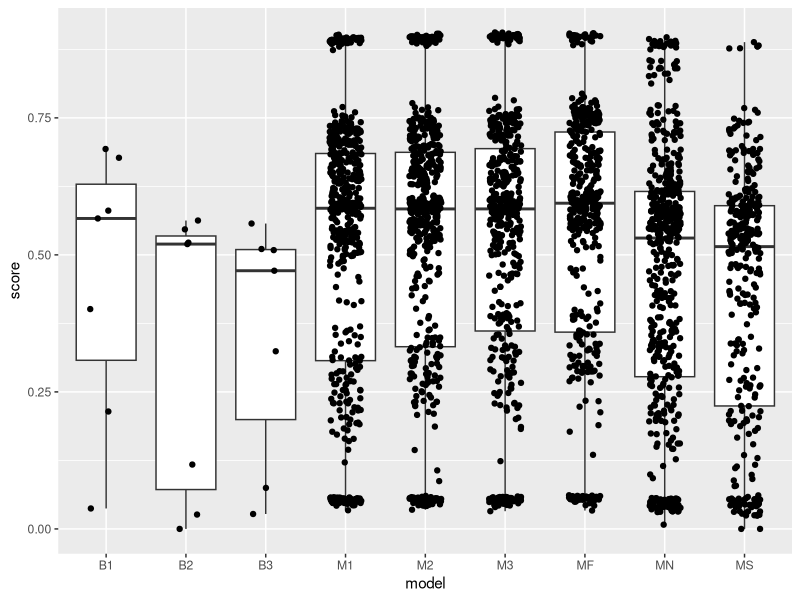
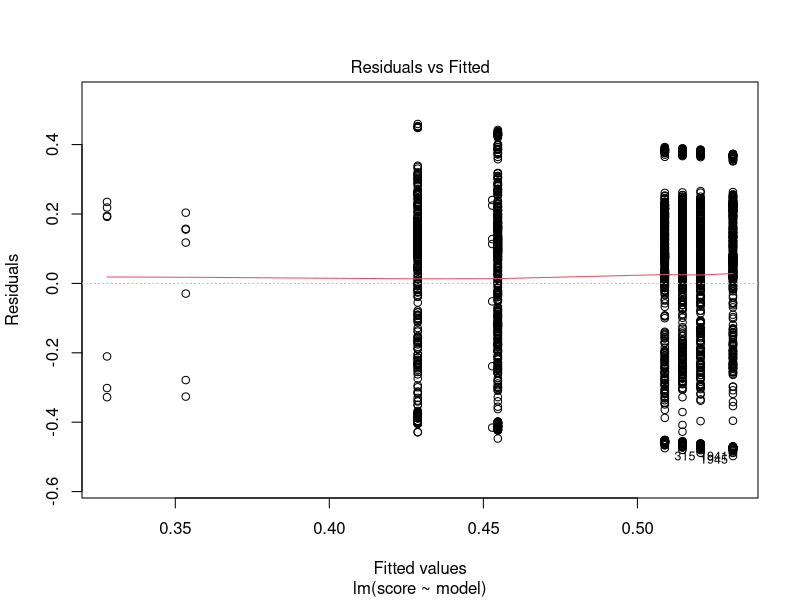
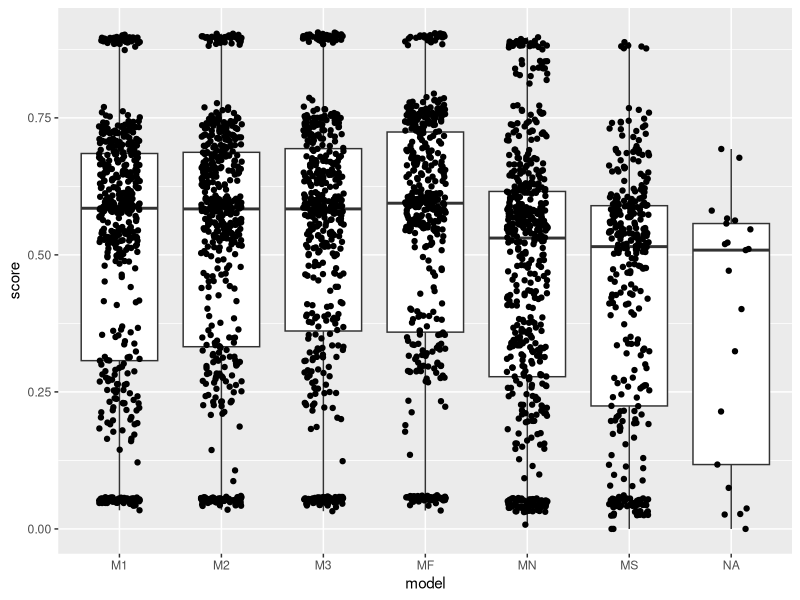
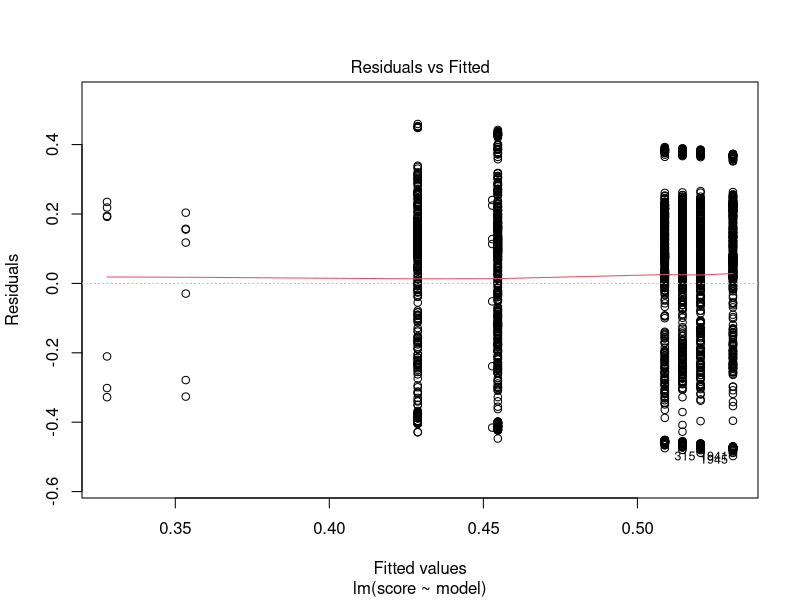

The R script that drew these images, in order:
## ---- chunk 1
knitr::opts_chunk$set(echo = TRUE)
## ---- chunk 2
d <- read.csv("data.csv")
table(d$model, d$TeD)
table(d$model, d$TrD1)
table(d$model, d$TrD2)
aggregate(score~model, data = d, mean)
## ---- chunk 3
# t test between B1, B2, and B3 vs the rest
d_B <- subset(d, model=="B1" | model=="B2" | model=="B3")
d_M <- subset(d, model=="M1" | model=="M2" | model=="M3" | model=="MF" | model=="MN" | model=="MS")
t.test(d_B$score,d_M$score)

linear_model_on_models <- lm(score~model, d)
summary(linear_model_on_models)
anova(linear_model_on_models)
# plot the average score for each model
library(ggplot2)
ggplot(d, aes(x=model, y=score)) + geom_boxplot() + geom_jitter(width=0.2)

# Plot fitted values of the model with the residuals
plot(linear_model_on_models, which=1)

linear_model_model_trainD = lm(score~model * (TrD1 + TrD2 + TrD3 + TrD4 + TrD5 + TrD6 + TrD7 + TrD8), d)

library(emmeans)
emmeans(linear_model_model_trainD, ~model)

# Reorder the levels of the model variable
d$model <- factor(d$model, levels = c("M1", "M2", "M3", "MF", "MN", "MS"))

# Training set together with models
linear_model_TrD1 <- lm(score~model * (TrD1 + TrD2 + TrD3 + TrD4 + TrD5 + TrD6 + TrD7 + TrD8), d)
summary(linear_model_TrD1)

model_names = c("M1", "M2", "M3", "MF", "MN", "MS")
for (i in seq_along(model_names)) {
   current_model = model_names[i]
   d_current_model <- d[d$model == current_model, c("TeD", "TrD1", "TrD2", "TrD3", "TrD4", "TrD5", "TrD6", "TrD7", "TrD8", "score")]
   linear_model_current_model <- lm(score~TrD1 + TrD2 + TrD3 + TrD4 + TrD5 + TrD6 + TrD7 + TrD8, d_current_model)
   print(paste0("For: ", current_model))
   print(anova(linear_model_current_model))
}
## ---- chunk 4
ggplot(d, aes(x=model, y=score)) + geom_boxplot() + geom_jitter(width=0.2)

# Plot fitted values of the model with the residuals
plot(linear_model_on_models, which=1)
## ---- chunk 5
d <- read.csv("data.csv")
d_B <- subset(d, model=="B1" | model=="B2" | model=="B3")
d_M <- subset(d, model=="M1" | model=="M2" | model=="M3" | model=="MF" | model=="MN" | model=="MS")
t.test(d_B$score,d_M$score)
## ---- chunk 6
linear_model_on_models <- lm(score~model, d)
summary(linear_model_on_models)
anova(linear_model_on_models)
## ---- chunk 7
# Aggregate 
aggregate(score~model, data = d, mean)
# EMMs
emm <- emmeans(linear_model_model_trainD, ~ model)
emm
